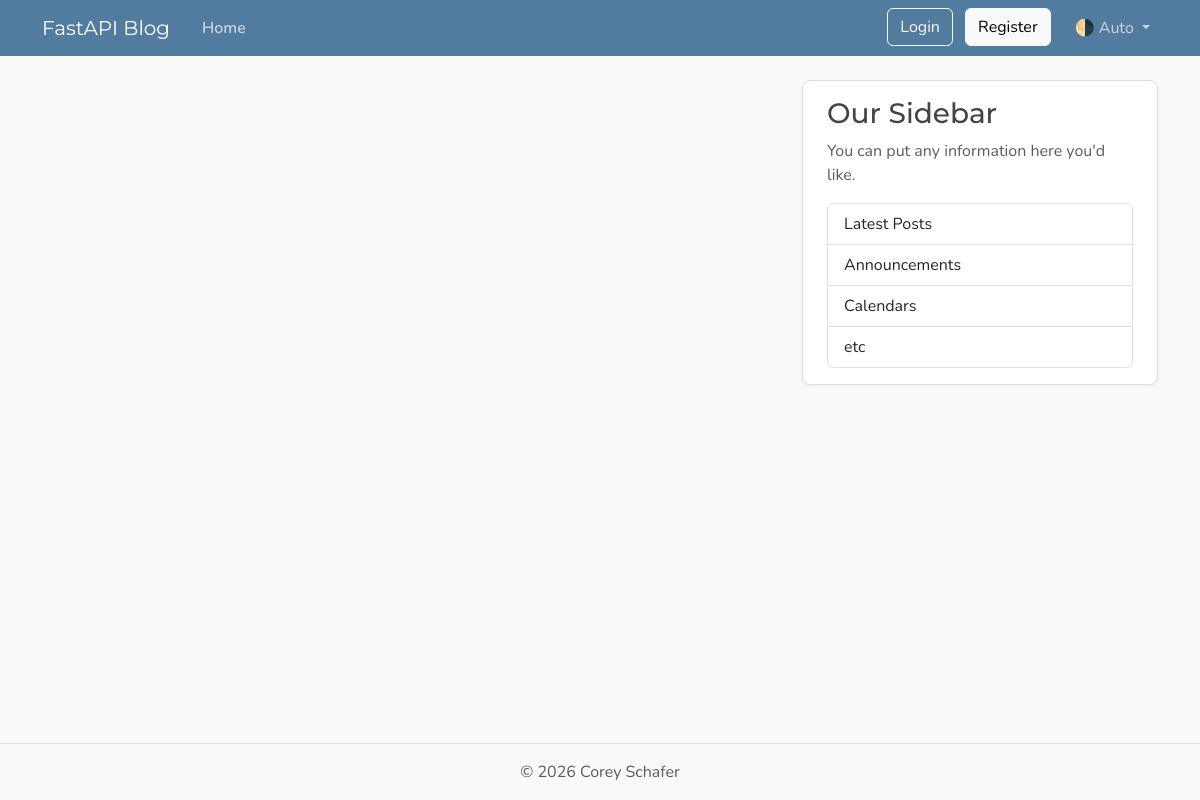
Page /posts on the earlier database version.
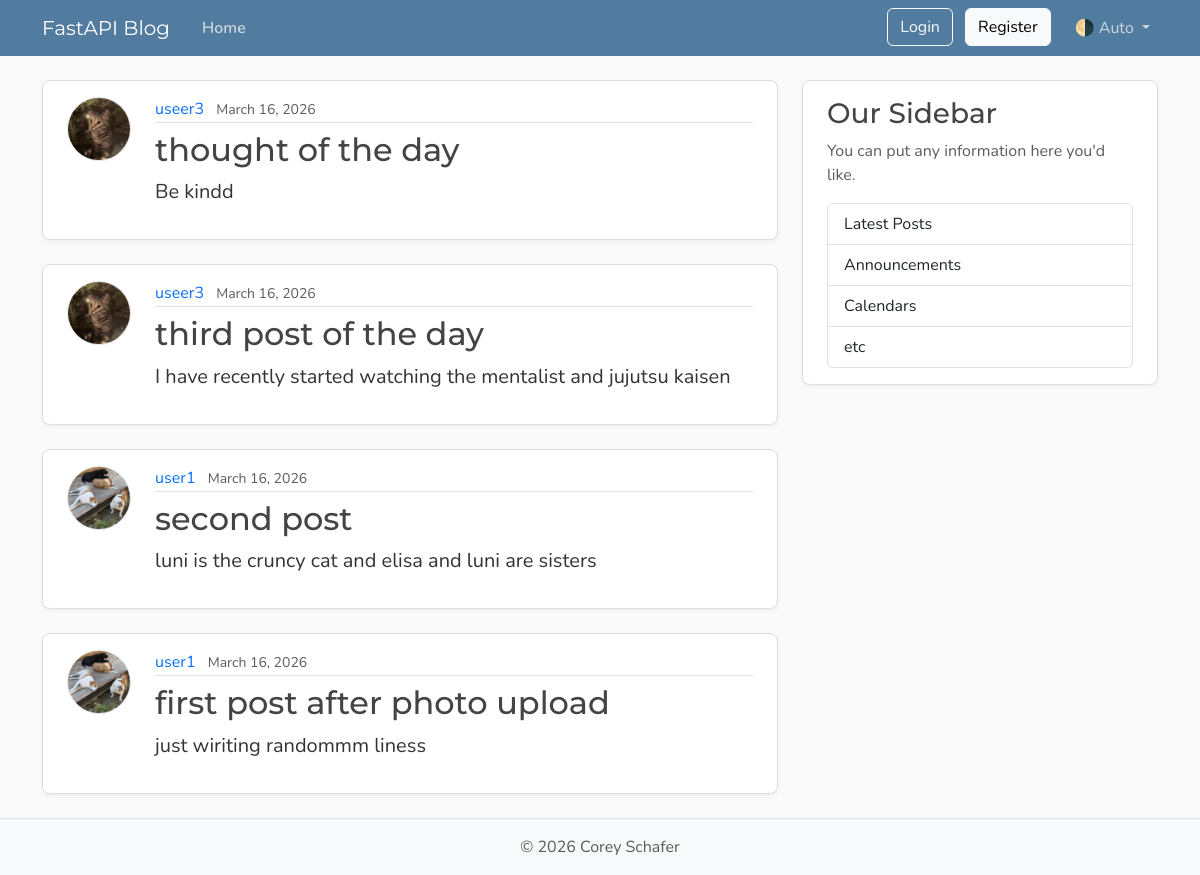
Same page on the later database version.
### models.py (models this page shows, shortened)
class Post(Base):
    __tablename__ = "posts"
    id: Mapped[int] = mapped_column(Integer, primary_key=True, index=True)
    title: Mapped[str] = mapped_column(String(100), nullable=False)
    content: Mapped[str] = mapped_column(Text, nullable=False)
    user_id: Mapped[int] = mapped_column(
        ForeignKey("users.id"),
        nullable=False,
        index=True,
    )
    date_posted: Mapped[datetime] = mapped_column(
        DateTime(timezone=True),
        default=lambda: datetime.now(UTC),
    )
    author: Mapped[User] = relationship(back_populates="posts")

class User(Base):
    __tablename__ = "users"
    id: Mapped[int] = mapped_column(Integer, primary_key=True, index=True)
    username: Mapped[str] = mapped_column(String(50), unique=True, nullable=False)
    email: Mapped[str] = mapped_column(String(120), unique=True, nullable=False)
    password_hash: Mapped[str] = mapped_column(String(200), nullable=False)
    image_file: Mapped[str | None] = mapped_column(
        String(200),
        nullable=True,
        default=None,
    )
    posts: Mapped[list[Post]] = relationship(
        back_populates="author",
        cascade="all, delete-orphan",
    )

### main.py (the view)
@app.get("/", include_in_schema=False, name="home")
@app.get("/posts", include_in_schema=False, name="posts")
async def home(request: Request, db: Annotated[AsyncSession, Depends(get_db)]):
    result = await db.execute(
        select(models.Post)
        .options(selectinload(models.Post.author))
        .order_by(models.Post.date_posted.desc()),
    )
    posts = result.scalars().all()
    return templates.TemplateResponse(
        request,
        "home.html",
        {"posts": posts, "title": "Home"},
    )

### templates/home.html
{% extends "layout.html" %}
{% block content %}
    {% for post in posts %}
        <article class="content-section py-3 px-4 mb-4">
            <div class="d-flex align-items-start gap-4">
                <img class="rounded-circle article-img flex-shrink-0"
                     src="{{ post.author.image_path }}"
                     alt="{{ post.author.username }}'s profile picture"
                     width="64"
                     height="64"
                     loading="lazy">
                <div class="flex-grow-1">
                    <div class="article-metadata mb-2">
                        <a class="me-2"
                           href="{{ url_for("user_posts", user_id=post.author.id) }}">{{ post.author.username }}</a>
                        <small class="text-body-secondary">{{ post.date_posted.strftime("%B %d, %Y") }}</small>
                    </div>
                    <h2>
                        <a class="article-title"
                           href="{{ url_for("post_page", post_id=post.id) }}">{{ post.title }}</a>
                    </h2>
                    <p class="article-content">{{ post.content }}</p>
                </div>
            </div>
        </article>
    {% endfor %}
{% endblock content %}

### templates/layout.html (shortened to what this page needs)
<!DOCTYPE html>
<html lang="en">
    <head>
        <link href="https://cdn.jsdelivr.net/npm/bootstrap@5.3.8/dist/css/bootstrap.min.css"
              rel="stylesheet"
>
        <link rel="stylesheet"
              type="text/css"
              href="{{ url_for("static", path='css/main.css') }}">
    </head>
    <body class="d-flex flex-column min-vh-100">
        <header class="site-header">
            <nav class="navbar navbar-expand-md bg-steel fixed-top"
                 data-bs-theme="dark">
                <div class="container">
                    <a class="navbar-brand me-4" href="{{ url_for("home") }}">FastAPI Blog</a>
                    <div class="collapse navbar-collapse" id="navbarToggle">
                        <div class="navbar-nav me-auto">
                            <a class="nav-link active"
                               aria-current="page"
                               href="{{ url_for("home") }}">Home</a>
                        </div>
                        <div class="navbar-nav">
                            <div id="loggedOutNav">
                                <a class="btn btn-outline-light mb-2 mb-md-0 me-md-2"
                                   href="{{ url_for("login_page") }}">Login</a>
                                <a class="btn btn-light mb-2 mb-md-0 me-md-3"
                                   href="{{ url_for("register_page") }}">Register</a>
                            </div>
                            <div class="nav-item dropdown">
                                <a class="nav-link dropdown-toggle"
                                   href="#"
                                   role="button"
                                   id="bd-theme"
                                   data-bs-toggle="dropdown"
                                   aria-expanded="false">
                                    <span id="bd-theme-text">🌗 Auto</span>
                                </a>
                            </div>
                        </div>
                    </div>
                </div>
            </nav>
        </header>
        <main role="main" class="container">
            <div class="row">
                <div class="col-md-8">
                    {% block content %}
                    {% endblock content %}
                </div>
                <aside class="col-md-4">
                    <div class="content-section py-3 px-4 mb-4">
                        <h3>Our Sidebar</h3>
                        <p class="text-body-secondary">You can put any information here you'd like.</p>
                        <ul class="list-group">
                            <li class="list-group-item">Latest Posts</li>
                            <li class="list-group-item">Announcements</li>
                            <li class="list-group-item">Calendars</li>
                            <li class="list-group-item">etc</li>
                        </ul>
                    </div>
                </aside>
            </div>
        </main>
        <footer class="mt-auto py-3 bg-body-tertiary border-top">
            <div class="container text-center">
                <p class="text-body-secondary mb-0">
                    © <span id="year"></span> Corey Schafer
                </p>
            </div>
        </footer>
    </body>
</html>

### static/css/main.css (style rules this page uses)
:root { --font-heading: "Montserrat", system-ui, -apple-system, BlinkMacSystemFont, sans-serif; --font-body: "Nunito", system-ui, -apple-system, BlinkMacSystemFont, sans-serif; --color-bg-body: #fafafa; --color-bg-content: #ffffff; --color-text-primary: #333333; --color-text-heading: #444444; --color-steel: #527c9f; --color-nav-link: #cbd5db; --color-nav-link-hover: #ffffff; --color-link-hover: #428bca; --color-border: #dddddd; --color-border-light: #e3e3e3; --spacing-xl: 5rem; --article-img-size: 4rem; --acount-img-size: 7.813rem; }
body { font-family: var(--font-body); background: var(--color-bg-body); color: var(--color-text-primary); }
main { padding-top: var(--spacing-xl); }
h1, h2, h3, h4, h5, h6 { font-family: var(--font-heading); color: var(--color-text-heading); }
.navbar-brand { font-family: var(--font-heading); }
a { text-decoration: none; }
.bg-steel { background-color: var(--color-steel); }
.site-header .navbar-nav .nav-link { color: var(--color-nav-link); transition: color 0.2s ease-in-out; }
.site-header .navbar-nav .nav-link.active { font-weight: 600; }
.content-section { background: var(--color-bg-content); border: 1px solid var(--color-border); border-radius: 0.5rem; box-shadow: 0 2px 4px rgba(15, 23, 42, 0.05); transition: box-shadow 0.15s ease, transform 0.15s ease, border-color 0.15s ease; }
.article-title { color: var(--color-text-handing); transition: color 0.2s ease-in-out; }
.article-content { white-space: pre-line; font-size: 1.25rem; }
.article-img { height: var(--article-img-size); width: var(--article-img-size); flex-shrink: 0; object-fit: cover; border: 1px solid var(--color-border-light); box-shadow: 0 0 0 2px var(--color-bg-content); }
.article-metadata { padding-bottom: 0.063rem; border-bottom: 1px solid var(--color-border-light); }
.article-metadata a { transition: color 0.2s ease-in-out; }
[data-bs-theme="dark"] { --color-bg-body: #1a1a1a; --color-bg-content: #2d2d2d; --color-text-primary: #e0e0e0; --color-text-heading: #f0f0f0; --color-border: #404040; --color-border-light: #4a4a4a; }

Differences in the rows shown:
added Post: author.image_path (picture), author.username "useer3", date_posted "March 16, 2026", title "thought of the day", content "Be kindd"
added Post: author.image_path (picture), author.username "useer3", date_posted "March 16, 2026", title "third post of the day", content "I have recently started watching the mentalist and jujutsu kaisen"
added Post: author.image_path (picture), author.username "user1", date_posted "March 16, 2026", title "second post", content "luni is the cruncy cat and elisa and luni are sisters"
added Post: author.image_path (picture), author.username "user1", date_posted "March 16, 2026", title "first post after photo upload", content "just wiriting randommm liness"
